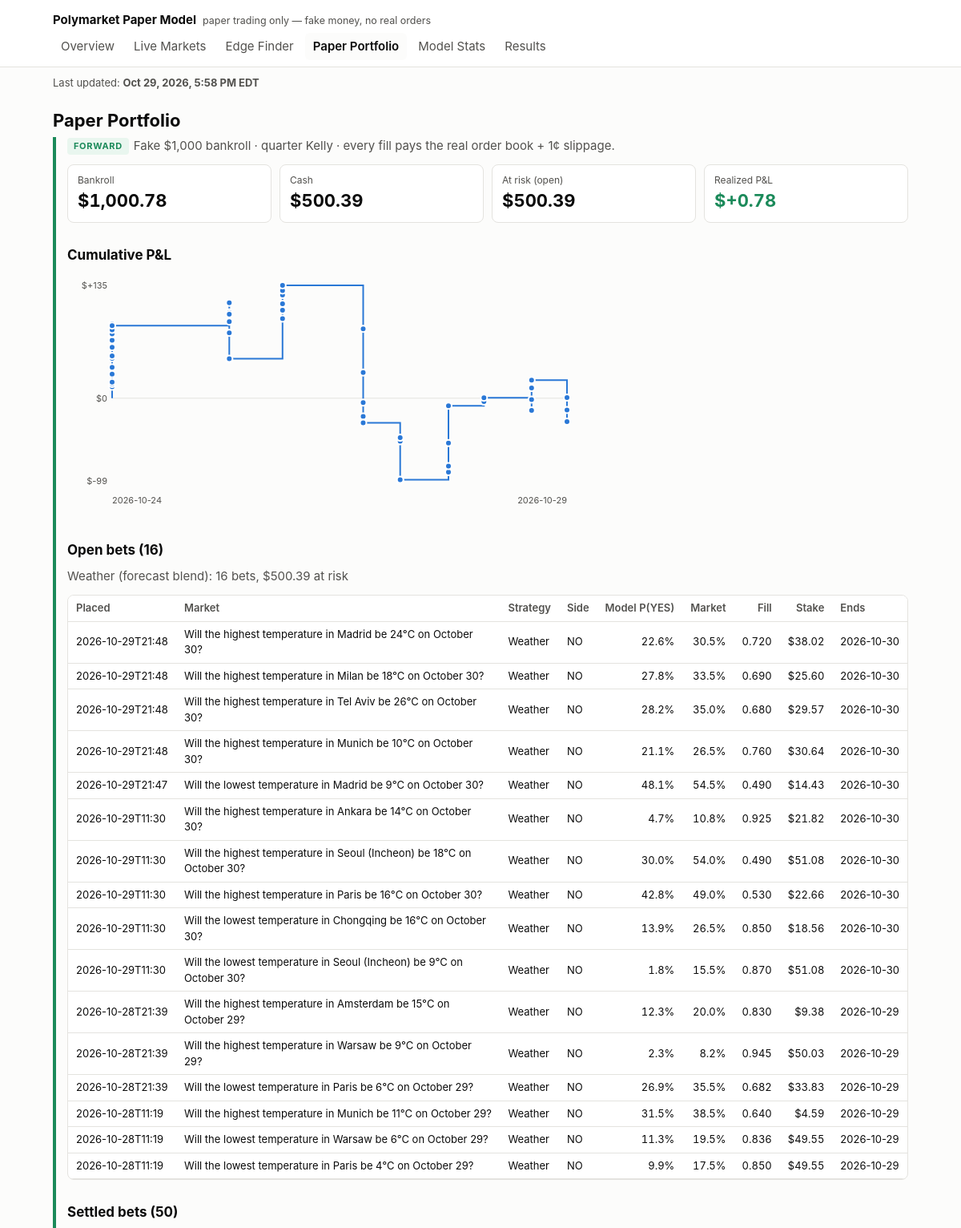
The app's page /portfolio.html (upper part) with its own data.
### tables this page shows
CREATE TABLE bets (
    seq INTEGER PRIMARY KEY,
    bet_id TEXT UNIQUE NOT NULL,
    run_id TEXT NOT NULL,
    placed_at TEXT NOT NULL,
    platform TEXT NOT NULL,
    market_id TEXT NOT NULL,
    question TEXT NOT NULL,
    category TEXT,
    end_date TEXT,
    side TEXT NOT NULL CHECK (side IN ('YES', 'NO')),
    model_prob_yes REAL NOT NULL,
    market_mid REAL NOT NULL,
    best_bid REAL,
    best_ask REAL,
    fill_price REAL NOT NULL,      -- average price paid per share, incl. slippage
    slippage_per_share REAL NOT NULL,
    shares REAL NOT NULL,
    stake REAL NOT NULL,
    kelly_full REAL NOT NULL,
    bankroll_at_bet REAL NOT NULL,
    model_version TEXT NOT NULL,
    prev_hash TEXT NOT NULL,
    row_hash TEXT NOT NULL
);

### pmodel/dashboard/app.py (the view)
    @app.route("/portfolio.html")
    def portfolio():
        c = conn()
        all_bets = data.bets(c)
        return render_template(
            "portfolio.html", **ctx("portfolio.html"), fs=data.forward_stats(c),
            pnl_svg=charts.pnl_chart(data.pnl_curve(c), config.BANKROLL_START_USD),
            open_bets=[b for b in all_bets if b["settled_at"] is None],
            open_by_strategy=data.open_by_strategy(c),
            settled=[b for b in all_bets if b["settled_at"] is not None])

### pmodel/dashboard/charts.py (called while the page is built)
def _svg(body, label):
    return (f'<svg viewBox="0 0 {W} {H}" role="img" aria-label="{escape(label)}" '
            f'class="chart">{body}</svg>')

def _ts(iso):
    return datetime.strptime(iso, "%Y-%m-%dT%H:%M:%SZ").timestamp()

### pmodel/dashboard/data.py (called while the page is built)
def age_hours(iso, now=None):
    if not iso:
        return None
    from datetime import datetime, timezone
    t = datetime.strptime(iso, "%Y-%m-%dT%H:%M:%SZ").replace(tzinfo=timezone.utc)
    return ((now or datetime.now(timezone.utc)) - t).total_seconds() / 3600

def eastern(iso):
    if not iso:
        return None
    from datetime import datetime, timezone
    from zoneinfo import ZoneInfo
    t = datetime.strptime(iso, "%Y-%m-%dT%H:%M:%SZ").replace(tzinfo=timezone.utc)
    et = t.astimezone(ZoneInfo("America/New_York"))
    hour = et.strftime("%I").lstrip("0")
    return f"{et:%b} {et.day}, {et.year}, {hour}:{et:%M %p} {et.tzname()}"

def strategy_of(model_version: str) -> str:
    return "Weather (forecast blend)" if (model_version or "").startswith("weather") else \
        "General (price/volume model)"

def open_by_strategy(conn):
    out = {}
    for b in ledger_mod.open_bets(conn):
        name = strategy_of(b["model_version"])
        o = out.setdefault(name, {"strategy": name, "bets": 0, "stake": 0.0})
        o["bets"] += 1
        o["stake"] += b["stake"]
    return sorted(out.values(), key=lambda o: -o["bets"])

def bets(conn):
    return [dict(r) for r in conn.execute(
        """SELECT b.*, s.settled_at, s.yes_payout, s.payout, s.pnl
           FROM bets b LEFT JOIN settlements s USING (bet_id) ORDER BY b.seq DESC""")]

def pnl_curve(conn):
    total, out = 0.0, []
    for r in conn.execute("SELECT settled_at, pnl FROM settlements ORDER BY seq"):
        total += r["pnl"]
        out.append((r["settled_at"], total))
    return out

### pmodel/trading/ledger.py (called while the page is built)
def _guard_triggers():
    sql = []
    for t in LEDGER_TABLES:
        for op in ("UPDATE", "DELETE"):
            sql.append(f"""CREATE TRIGGER IF NOT EXISTS {t}_no_{op.lower()}
                BEFORE {op} ON {t}
                BEGIN SELECT RAISE(ABORT, '{t} is append-only: {op} is not allowed'); END;""")
    return "\n".join(sql)

def connect(path: Path = None) -> sqlite3.Connection:
    path = Path(path or config.PREDICTIONS_DB_PATH)
    path.parent.mkdir(parents=True, exist_ok=True)
    conn = sqlite3.connect(path)
    conn.row_factory = sqlite3.Row
    conn.executescript(SCHEMA)
    conn.executescript(_guard_triggers())
    return conn

### pmodel/dashboard/templates/portfolio.html (shortened to what this page needs)
{% extends "base.html" %}
{% block body %}
<h1>Paper Portfolio</h1>
<section class="fwd">
<p class="lede"><span class="badge fwd">FORWARD</span>Fake ${{ '{:,.0f}'.format(cfg.BANKROLL_START_USD) }} bankroll · quarter Kelly · every fill pays the real order book + {{ (cfg.SLIPPAGE_PER_SHARE * 100)|round|int }}¢ slippage.</p>
<div class="tiles">
  <div class="tile"><div class="k">Bankroll</div><div class="v">${{ '{:,.2f}'.format(fs.money.bankroll) }}</div></div>
  <div class="tile"><div class="k">Cash</div><div class="v">${{ '{:,.2f}'.format(fs.money.cash) }}</div></div>
  <div class="tile"><div class="k">At risk (open)</div><div class="v">${{ '{:,.2f}'.format(fs.money.open_stake) }}</div></div>
  <div class="tile"><div class="k">Realized P&amp;L</div><div class="v {{ 'pos' if fs.total_pnl > 0 else 'neg' if fs.total_pnl < 0 }}">${{ '{:+,.2f}'.format(fs.total_pnl) }}</div></div>
</div>
<h2>Cumulative P&amp;L</h2>
{{ pnl_svg|safe }}
<h2>Open bets ({{ open_bets|length }})</h2>
{% if open_by_strategy %}<p class="note">{% for o in open_by_strategy %}{{ o.strategy }}: {{ o.bets }} bets, ${{ '{:,.2f}'.format(o.stake) }} at risk{% if not loop.last %} · {% endif %}{% endfor %}</p>{% endif %}
{% if open_bets %}<div class="tablewrap"><table>
<tr><th>Placed</th><th>Market</th><th>Strategy</th><th>Side</th><th class="n">Model P(YES)</th><th class="n">Market</th><th class="n">Fill</th><th class="n">Stake</th><th>Ends</th></tr>
{% for b in open_bets %}<tr><td>{{ b.placed_at[:16] }}</td><td class="q">{{ b.question }}</td><td>{{ 'Weather' if b.model_version.startswith('weather') else 'General' }}</td><td>{{ b.side }}</td>
<td class="n">{{ '{:.1%}'.format(b.model_prob_yes) }}</td><td class="n">{{ '{:.1%}'.format(b.market_mid) }}</td>
<td class="n">{{ '{:.3f}'.format(b.fill_price) }}</td><td class="n">${{ '{:,.2f}'.format(b.stake) }}</td><td>{{ (b.end_date or '')[:10] }}</td></tr>{% endfor %}
</table></div>{% else %}<p class="empty">No open bets.</p>{% endif %}
<h2>Settled bets ({{ settled|length }})</h2>
</section>
{% endblock %}

### pmodel/dashboard/templates/base.html (style rules this page uses)
:root { --bg: #fcfcfb; --surface: #ffffff; --ink: #0b0b0b; --ink-2: #52514e; --muted: #8a8984; --line: #e4e3df; --accent: #2a78d6; --good: #1b8a5a; --bad: #c4382b; --warn: #b07400; --fwd: #1b8a5a; --fwd-bg: #e9f6ef; --bt: #6b6a66; --bt-bg: #f1f0ec; }
* { box-sizing: border-box; }
html { -webkit-text-size-adjust: 100%; text-size-adjust: 100%; }
body { margin: 0; background: var(--bg); color: var(--ink); font: 15px/1.5 -apple-system, BlinkMacSystemFont, "Segoe UI", Roboto, sans-serif; }
h1 { font-size: 22px; margin: 0 0 4px; }
h2 { font-size: 17px; margin: 28px 0 8px; }
p.lede, .note { color: var(--ink-2); margin: 0 0 12px; }
.badge { display: inline-block; font-size: 11px; font-weight: 700; letter-spacing: .06em; padding: 2px 8px; border-radius: 4px; vertical-align: middle; margin-right: 6px; }
.badge.fwd { color: var(--fwd); background: var(--fwd-bg); }
section.fwd { border-left: 4px solid var(--fwd); padding-left: 14px; }
.tiles { display: grid; grid-template-columns: repeat(auto-fit, minmax(160px, 1fr)); gap: 10px; }
.tile { background: var(--surface); border: 1px solid var(--line); border-radius: 8px; padding: 10px 12px; }
.tile .k { color: var(--ink-2); font-size: 12px; }
.tile .v { font-size: 22px; font-weight: 650; font-variant-numeric: tabular-nums; }
.tablewrap { overflow-x: auto; border: 1px solid var(--line); border-radius: 8px; background: var(--surface); }
table { border-collapse: collapse; width: 100%; font-size: 13px; }
th, td { padding: 6px 10px; border-bottom: 1px solid var(--line); text-align: left; white-space: nowrap; }
th { color: var(--ink-2); font-weight: 600; background: var(--surface); position: sticky; top: 0; }
td.q { white-space: normal; min-width: 260px; }
td.n, th.n { text-align: right; font-variant-numeric: tabular-nums; }
.pos { color: var(--good); }
.chart { width: 100%; max-width: 640px; height: auto; }
.chart .tick { fill: var(--ink-2); font-size: 11px; }

### records on screen
bets: placed_at "2026-10-29T21:48", question "Will the highest temperature in Madrid be 24°C on October 30?", model_version "Weather", side "NO", model_prob_yes "22.6%", market_mid "30.5%", fill_price "0.720", stake "38.02", end_date "2026-10-30"
bets: placed_at "2026-10-29T21:48", question "Will the highest temperature in Milan be 18°C on October 30?", model_version "Weather", side "NO", model_prob_yes "27.8%", market_mid "33.5%", fill_price "0.690", stake "25.60", end_date "2026-10-30"
bets: placed_at "2026-10-29T21:48", question "Will the highest temperature in Tel Aviv be 26°C on October 30?", model_version "Weather", side "NO", model_prob_yes "28.2%", market_mid "35.0%", fill_price "0.680", stake "29.57", end_date "2026-10-30"
bets: placed_at "2026-10-29T21:48", question "Will the highest temperature in Munich be 10°C on October 30?", model_version "Weather", side "NO", model_prob_yes "21.1%", market_mid "26.5%", fill_price "0.760", stake "30.64", end_date "2026-10-30"
bets: placed_at "2026-10-29T21:47", question "Will the lowest temperature in Madrid be 9°C on October 30?", model_version "Weather", side "NO", model_prob_yes "48.1%", market_mid "54.5%", fill_price "0.490", stake "14.43", end_date "2026-10-30"
bets: placed_at "2026-10-29T11:30", question "Will the highest temperature in Ankara be 14°C on October 30?", model_version "Weather", side "NO", model_prob_yes "4.7%", market_mid "10.8%", fill_price "0.925", stake "21.82", end_date "2026-10-30"
bets: placed_at "2026-10-29T11:30", question "Will the highest temperature in Seoul (Incheon) be 18°C on October 30?", model_version "Weather", side "NO", model_prob_yes "30.0%", market_mid "54.0%", fill_price "0.490", stake "51.08", end_date "2026-10-30"
bets: placed_at "2026-10-29T11:30", question "Will the highest temperature in Paris be 16°C on October 30?", model_version "Weather", side "NO", model_prob_yes "42.8%", market_mid "49.0%", fill_price "0.530", stake "22.66", end_date "2026-10-30"
bets: placed_at "2026-10-29T11:30", question "Will the lowest temperature in Chongqing be 16°C on October 30?", model_version "Weather", side "NO", model_prob_yes "13.9%", market_mid "26.5%", fill_price "0.850", stake "18.56", end_date "2026-10-30"
bets: placed_at "2026-10-29T11:30", question "Will the lowest temperature in Seoul (Incheon) be 9°C on October 30?", model_version "Weather", side "NO", model_prob_yes "1.8%", market_mid "15.5%", fill_price "0.870", stake "51.08", end_date "2026-10-30"
bets: placed_at "2026-10-28T21:39", question "Will the highest temperature in Amsterdam be 15°C on October 29?", model_version "Weather", side "NO", model_prob_yes "12.3%", market_mid "20.0%", fill_price "0.830", stake "9.38", end_date "2026-10-29"
bets: placed_at "2026-10-28T21:39", question "Will the highest temperature in Warsaw be 9°C on October 29?", model_version "Weather", side "NO", model_prob_yes "2.3%", market_mid "8.2%", fill_price "0.945", stake "50.03", end_date "2026-10-29"
bets: placed_at "2026-10-28T21:39", question "Will the lowest temperature in Paris be 6°C on October 29?", model_version "Weather", side "NO", model_prob_yes "26.9%", market_mid "35.5%", fill_price "0.682", stake "33.83", end_date "2026-10-29"
bets: placed_at "2026-10-28T11:19", question "Will the highest temperature in Munich be 11°C on October 29?", model_version "Weather", side "NO", model_prob_yes "31.5%", market_mid "38.5%", fill_price "0.640", stake "4.59", end_date "2026-10-29"
bets: placed_at "2026-10-28T11:19", question "Will the lowest temperature in Warsaw be 6°C on October 29?", model_version "Weather", side "NO", model_prob_yes "11.3%", market_mid "19.5%", fill_price "0.836", stake "49.55", end_date "2026-10-29"
bets: placed_at "2026-10-28T11:19", question "Will the lowest temperature in Paris be 4°C on October 29?", model_version "Weather", side "NO", model_prob_yes "9.9%", market_mid "17.5%", fill_price "0.850", stake "49.55", end_date "2026-10-29"

### other values on screen
{{ name }} "Overview" "Live Markets" "Edge Finder" "Paper Portfolio" "Model Stats" "Results"
{{ '{:,.0f}'.format(cfg.BANKROLL_START_USD) }} "1,000"
{{ (cfg.SLIPPAGE_PER_SHARE * 100)|round|int }} "1"
{{ '{:,.2f}'.format(fs.money.bankroll) }} "1,000.78"
{{ '{:,.2f}'.format(fs.money.cash) }} "500.39"
{{ '{:,.2f}'.format(fs.money.open_stake) }} "500.39"
{{ '{:+,.2f}'.format(fs.total_pnl) }} "+0.78"
{{ pnl_svg|safe }} "$0 $+135 $-99 2026-10-24 2026-10-29"
{{ open_bets|length }} "16"
{{ o.strategy }} "Weather (forecast blend)"
{{ o.bets }} "16"
{{ '{:,.2f}'.format(o.stake) }} "500.39"
{{ settled|length }} "50"
